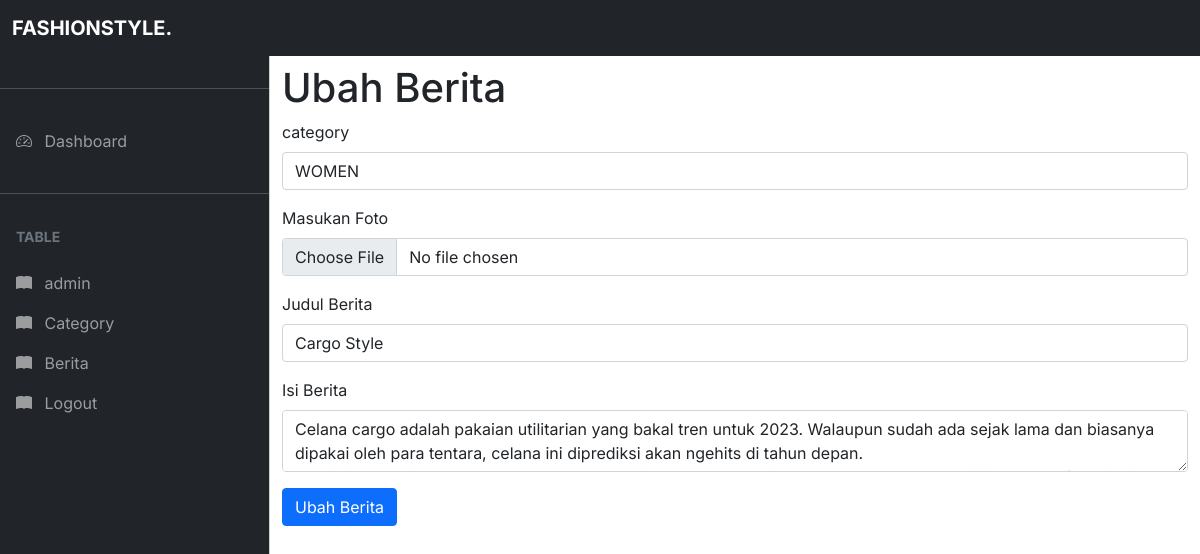
Page /admin/berita_ubah.php?id_news=12 (signed in) on the earlier database version.
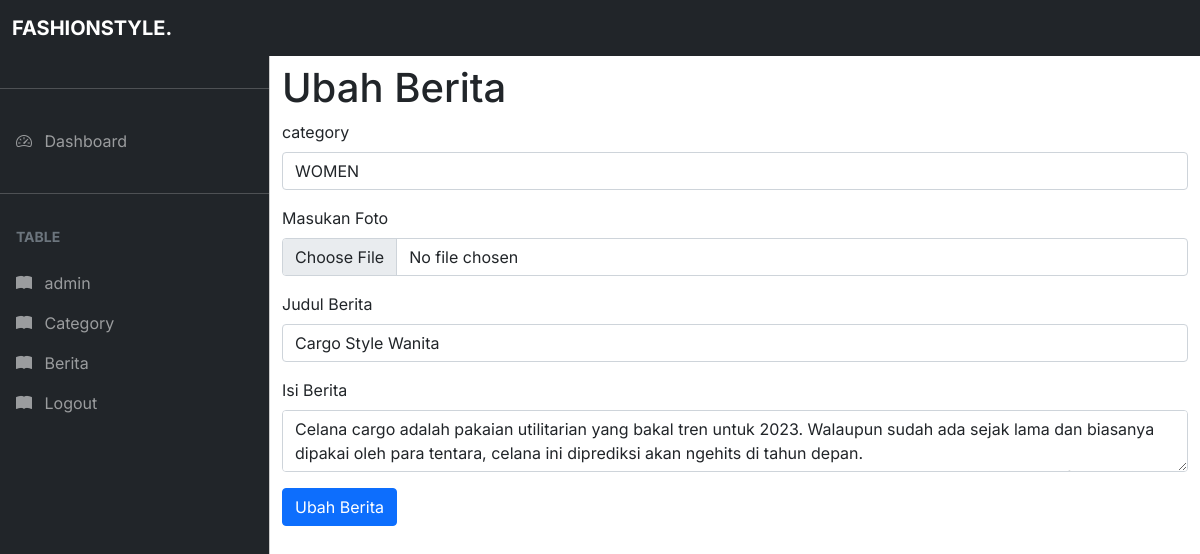
Same page on the later database version.
### tables this page shows
CREATE TABLE `berita` (
  `id_news` int NOT NULL,
  `category` int NOT NULL,
  `img` varchar(100) NOT NULL,
  `judul` varchar(225) NOT NULL,
  `isi` varchar(1000) NOT NULL
);

### functions.php (called while the page is built, shortened)
<?php
$conn = mysqli_connect("localhost", "root", "", "fashion");
function query($query)
{
	global $conn;
	$result = mysqli_query($conn, $query);
	$rows = [];
	while ($row = mysqli_fetch_assoc($result)) {
		$rows[] = $row;
	}
	return $rows;
}

### admin/berita_ubah.php (the view, shortened to what this page needs)
<?php
require '../functions.php';
$id_news = $_GET["id_news"];
$news = query("SELECT * FROM berita WHERE id_news = $id_news")[0];
?>
<?php require "partials/header.php" ?>
   <?php require "partials/nav.php" ?>
    <main class="mt-5 pt-3">
      <div class="container-fluid">
        <div class="content" id="container">
                <h1>Ubah Berita</h1>
                <form action="" method="post" enctype="multipart/form-data" class="box-input">
                    <div class="mb-3">
                       <label for="category" class="form-label">category</label>
                        <select class="form-control" name="category">
                            <?php
                            $category = mysqli_query($conn, "SELECT * FROM kategori");
                            while ($c = mysqli_fetch_array($category)) :
                                if ($c['id_category'] == $news['category']) {
                            ?>
                            <option value="<?= $c['id_category']?>" selected> <?= $c['category'];  ?> </option>
                            <?php }else{ ?>
                                <option value="<?= $c['id_category']?>"> <?= $c['category'];  ?> </option>
                            <?php } ?>
                            <?php endwhile; ?>
                        </select>
                    </div>
                    <div class="mb-3">
                       <label for="img" class="form-label">Masukan Foto</label>
                        <input class="form-control" type="file" id="img" name="img">
                    </div>
                    <div class="mb-3">
                       <label for="judul" class="form-label">Judul Berita</label>
                        <input class="form-control" type="text" id="judul" name="judul" value="<?= $news["judul"]?>">
                    </div>
                    <div class="mb-3">
                       <label for="isi" class="form-label">Isi Berita</label>
                        <textarea class="form-control" id="isi" name="isi"><?= $news["isi"]?></textarea>
                    </div>
                    <div class="button">
				        <button type="submit" name="ubah" class="btn btn-primary">Ubah Berita</button>
			        </div>
              </form>
        </div>
    </div>
    <?php require "partials/footer.php" ?>

Differences in the rows shown:
changed berita: judul "Cargo Style" → "Cargo Style Wanita"
